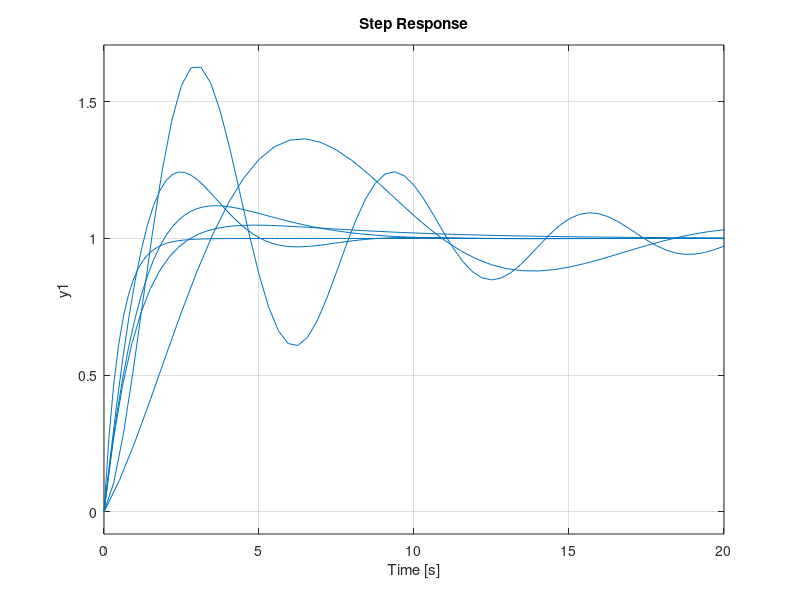
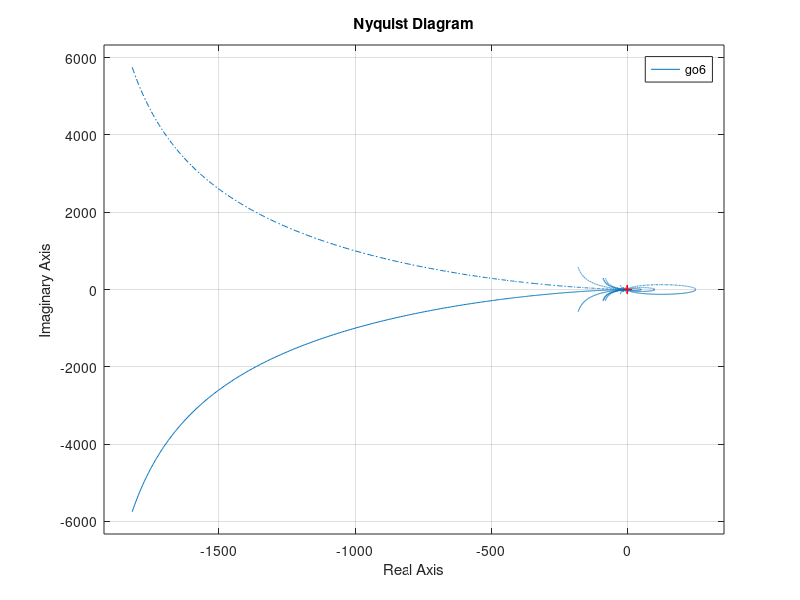
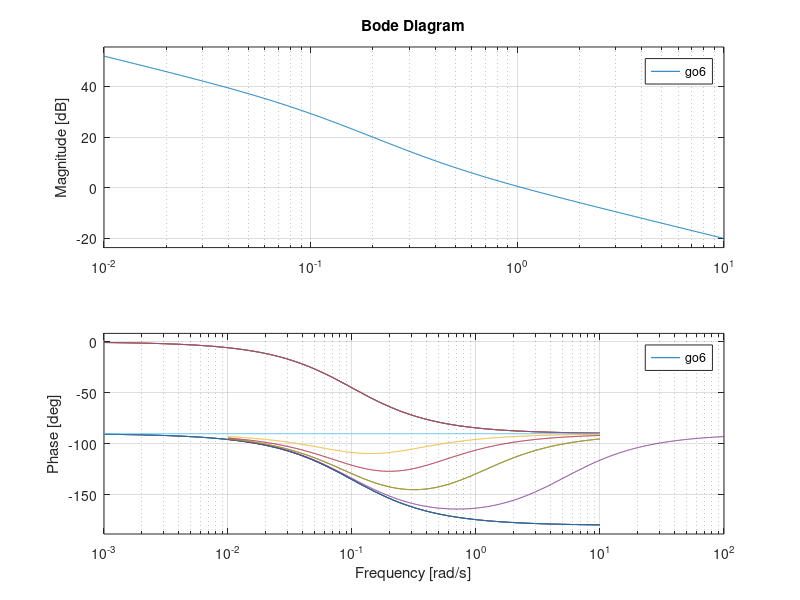
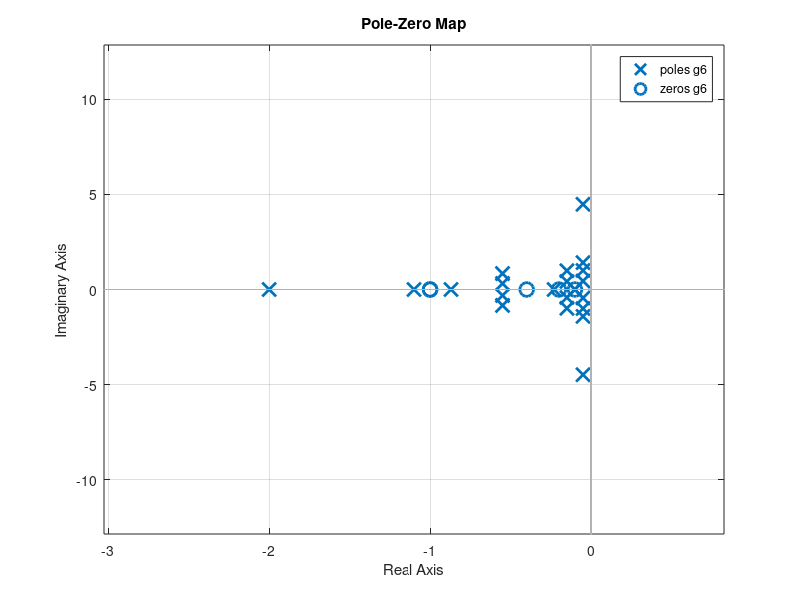

The MATLAB script that drew these images, in order:
%% Labor Reglungstechnik (SoSe2022)
% Aufgaben für Labor 1
%
% Bearbeitet von: 
% --,    --,    --
% --,         --,      --

%% Aufgabe 1 (P-Regler):
% Parameter und Beiwerte:
V=5;
T1=10;

Kp1=2;
Kp2=10;
Kp3=20;
Kp4=50;

% PT1 Strecke:
s=tf('s');
G1=V/(1+T1*s);

% P-Regler:
Gr1=Kp1;
Gr2=Kp2;
Gr3=Kp3;
Gr4=Kp4;

% offener Regelkreis:
go1=series(Gr1,G1);
go2=series(Gr2,G1);
go3=series(Gr3,G1);
go4=series(Gr4,G1);

% geschlossener Regelkreis:
g1=feedback(go1,1);
g2=feedback(go2,1);
g3=feedback(go3,1);
g4=feedback(go4,1);

% Sprungantwort:
figure(1)
step(g1)
hold on
step(g2)
hold on
step(g3)
hold on
step(g4)

% Ortskurve:
figure(2)
nyquist(go1)
hold on
nyquist(go2)
hold on
nyquist(go3)
hold on
nyquist(go4)

% Bode-Diagramm:
figure(3)
bode(go1)
hold on 
bode(go2)
hold on
bode(go3)
hold on
bode(go4)

% Pol-Nullstellen-Diagramm:
figure(4)
pzmap(g1)
hold on 
pzmap(g2)
hold on
pzmap(g3)
hold on
pzmap(g4)

%% Aufgabe 2 (I-Regler):
% Parameter und Beiwerte:
V=2;
T1=10;

Ki1=1;
Ki2=5;
Ki3=10;
Ki4=100;

% PT1 Strecke:
s=tf('s');
G1=V/(1+T1*s);

% I-Regler:
Gr1=Ki1/s;
Gr2=Ki2/s;
Gr3=Ki3/s;
Gr4=Ki4/s;

% offener Regelkreis:
go1=series(Gr1,G1);
go2=series(Gr2,G1);
go3=series(Gr3,G1);
go4=series(Gr4,G1);

% geschlossener Regelkreis:
g1=feedback(go1,1);
g2=feedback(go2,1);
g3=feedback(go3,1);
g4=feedback(go4,1);

% Sprungantwort:
figure(1)
step(g1)
hold on
step(g2)
hold on
step(g3)
hold on
step(g4)

% Ortskurve:
figure(2)
nyquist(go1)
hold on
nyquist(go2)
hold on
nyquist(go3)
hold on
nyquist(go4)

% Bode-Diagramm:
figure(3)
bode(go1)
hold on 
bode(go2)
hold on
bode(go3)
hold on
bode(go4)

% Pol-Nullstellen-Diagramm:
figure(4)
pzmap(g1)
hold on 
pzmap(g2)
hold on
pzmap(g3)
hold on
pzmap(g4)

%% Aufgabe 3 (PI-Regler):
% Parameter und Beiwerte:
V=2;
T1=10;

Kp1=1;
Kp2=5;
Kp3=1;
Kp4=5;
Kp5=10;
Kp6=5;
KI1=1;
KI2=1;
KI3=5;
KI4=5;
KI5=1;
KI6=2;

% PT1 Strecke:
s = tf('s');
G1=V/(1+T1*s);

% PI-Regler:
Gr1=(Kp1*s+KI1)/s;
Gr2=(Kp2*s+KI2)/s;
Gr3=(Kp3*s+KI3)/s;
Gr4=(Kp4*s+KI4)/s;
Gr5=(Kp5*s+KI5)/s;
Gr6=(Kp6*s+KI6)/s;

% offener Regelkreis:
go1=series(Gr1,G1);
go2=series(Gr2,G1);
go3=series(Gr3,G1);
go4=series(Gr4,G1);
go5=series(Gr5,G1);
go6=series(Gr6,G1);

% geschlossener Regelkreis:
g1=feedback(go1,1);
g2=feedback(go2,1);
g3=feedback(go3,1);
g4=feedback(go4,1);
g5=feedback(go5,1);
g6=feedback(go6,1);

% Sprungantwort:
figure(1)
step(g1)
hold on
step(g2)
hold on
step(g3)
hold on
step(g4)
hold on
step(g5)
hold on
step(g6)
hold on

% Ortskurve:
figure(2)
nyquist(go1)
hold on
nyquist(go2)
hold on
nyquist(go3)
hold on
nyquist(go4)
hold on
nyquist(go5)
hold on
nyquist(go6)

% Bode-Diagramm:
figure(3)
bode(go1)
hold on 
bode(go2)
hold on
bode(go3)
hold on
bode(go4)
hold on
bode(go5)
hold on
bode(go6)
hold on

% Pol-Nullstellen-Diagramm:
figure(4)
pzmap(g1)
hold on 
pzmap(g2)
hold on
pzmap(g3)
hold on
pzmap(g4)
hold on
pzmap(g5)
hold on
pzmap(g6)